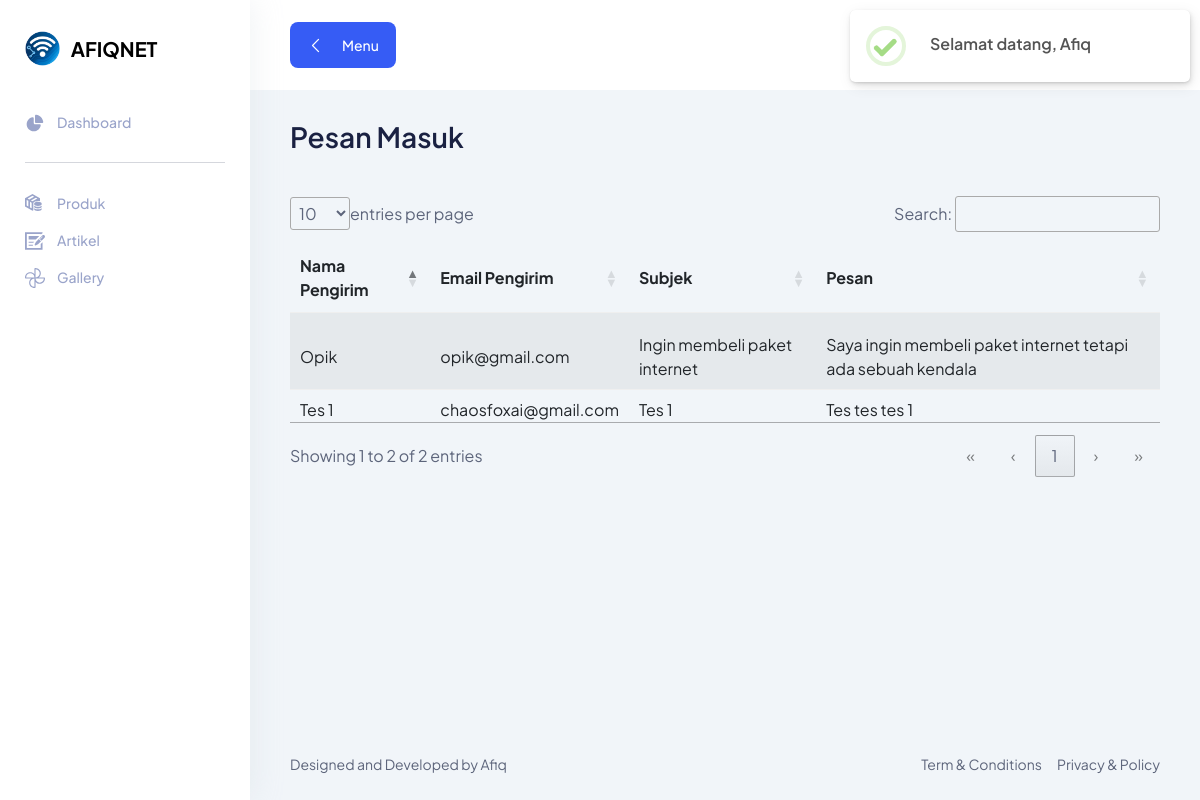
/backend/index.php?page=pesan (signed in), run on the app's committed database.
### tables this page shows
CREATE TABLE `pesan` (
  `id_pesan` int NOT NULL,
  `nama` varchar(50) NOT NULL,
  `email` varchar(50) NOT NULL,
  `subjek` varchar(100) NOT NULL,
  `pesan` text NOT NULL
);

### backend/pesan.php (the view, shortened to what this page needs)
<section class="section">
    <div class="container-fluid">
        <div class="title-wrapper pt-30">
            <div class="row align-items-center">
                <div class="col-md-6">
                    <div class="title">
                        <h2>Pesan Masuk</h2>
                    </div>
                </div>
            </div>
        </div>
        <table class="table table-striped" id="datatables">
            <thead>
                <tr>
                    <th>Nama Pengirim</th>
                    <th>Email Pengirim</th>
                    <th>Subjek</th>
                    <th>Pesan</th>
                </tr>
            </thead>
            <tbody>
                <?php
                $tmp = mysqli_query($konek, "SELECT * FROM pesan");
                while ($pes = mysqli_fetch_assoc($tmp)) :
                ?>
                    <tr>
                        <td><?= $pes['nama']; ?></td>
                        <td><?= $pes['email']; ?></td>
                        <td><?= $pes['subjek']; ?></td>
                        <td><?= $pes['pesan']; ?></td>
                    </tr>
                <?php endwhile; ?>
            </tbody>
        </table>
    </div>
</section>

### backend/assets/css/fullcalendar.css (style rules this page uses)
:root { --fc-daygrid-event-dot-width:8px;--fc-list-event-dot-width:10px;--fc-list-event-hover-bg-color:#f5f5f5 }

### backend/assets/css/dataTables.css (style rules this page uses)
:root { --dt-row-selected: 13, 110, 253; --dt-row-selected-text: 255, 255, 255; --dt-row-selected-link: 9, 10, 11; --dt-row-stripe: 0, 0, 0; --dt-row-hover: 0, 0, 0; --dt-column-ordering: 0, 0, 0; --dt-html-background: white; }
table.dataTable thead > tr > th.dt-orderable-asc, table.dataTable thead > tr > th.dt-orderable-desc, table.dataTable thead > tr > th.dt-ordering-asc, table.dataTable thead > tr > th.dt-ordering-desc, table.dataTable thead > tr > td.dt-orderable-asc, table.dataTable thead > tr > td.dt-orderable-desc, table.dataTable thead > tr > td.dt-ordering-asc, table.dataTable thead > tr > td.dt-ordering-desc { position: relative; padding-right: 30px; }
table.dataTable thead > tr > th.dt-orderable-asc, table.dataTable thead > tr > th.dt-orderable-desc, table.dataTable thead > tr > td.dt-orderable-asc, table.dataTable thead > tr > td.dt-orderable-desc { cursor: pointer; }
table.dataTable th, table.dataTable td { box-sizing: border-box; }
table.dataTable thead th, table.dataTable thead td, table.dataTable tfoot th, table.dataTable tfoot td { text-align: left; }
:root { --dt-row-hover-alpha: 0.035; --dt-row-stripe-alpha: 0.023; --dt-column-ordering-alpha: 0.019; --dt-row-selected-stripe-alpha: 0.923; --dt-row-selected-column-ordering-alpha: 0.919; }
table.dataTable { width: 100%; margin: 0 auto; border-spacing: 0; }
table.dataTable thead th, table.dataTable tfoot th { font-weight: bold; }
table.dataTable > thead > tr > th, table.dataTable > thead > tr > td { padding: 10px; border-bottom: 1px solid rgba(0, 0, 0, 0.3); }
table.dataTable > tbody > tr { background-color: transparent; }
table.dataTable > tbody > tr:first-child > * { border-top: none; }
table.dataTable > tbody > tr:last-child > * { border-bottom: none; }
table.dataTable > tbody > tr > th, table.dataTable > tbody > tr > td { padding: 8px 10px; }
div.dt-container div.dt-layout-full > *:only-child { margin-left: auto; margin-right: auto; }
div.dt-container.dt-empty-footer tbody > tr:last-child > * { border-bottom: 1px solid rgba(0, 0, 0, 0.3); }

### data on the page
pesan: nama "Opik", email "opik@gmail.com", subjek "Ingin membeli paket internet", pesan "Saya ingin membeli paket internet tetapi ada sebuah kendala"
pesan: nama "Tes 1", email "chaosfoxai@gmail.com", subjek "Tes 1", pesan "Tes tes tes 1"
